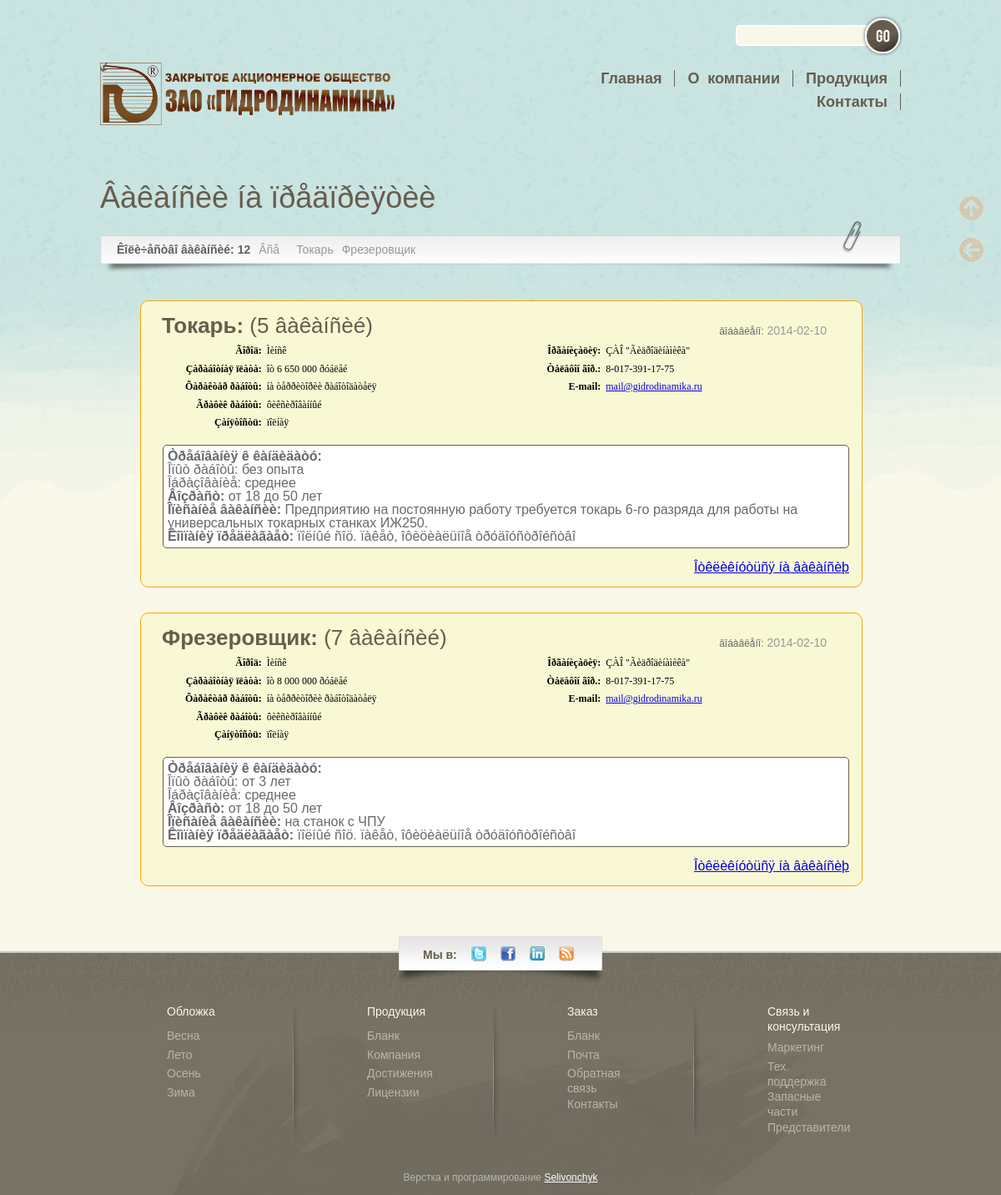
Page /gidrodinamika.ru/home/gidrodin/public_html/vacansii.php on the committed database.
### tables this page shows
CREATE TABLE `vacancy` (
  `id` int(11) NOT NULL,
  `status` char(5) NOT NULL,
  `profession` varchar(255) NOT NULL,
  `date` varchar(255) NOT NULL,
  `oplata` varchar(255) NOT NULL,
  `expirience` varchar(255) NOT NULL,
  `graduate` varchar(255) NOT NULL,
  `old` varchar(255) NOT NULL,
  `discr_prof` text NOT NULL
);

### gidrodinamika.ru/home/gidrodin/public_html/vacansii.php (the view, shortened to what this page needs)
<?php include("block/filter_array_post_get_request.php");
if(isset($_REQUEST['a'])&&!empty($_REQUEST['a'])&&is_numeric($_REQUEST['a'])){
		$id=intval(trim($_REQUEST['a']));
		$where="WHERE id='$id'";
	}else{
		$where="";
	}
$myrow=mysql_fetch_array(mysql_query("SELECT meta_d,meta_k,title FROM settings WHERE page='vacansii'",$db));$result_vac=mysql_query("SELECT id,profession FROM vacancy",$db);$res_vac=mysql_query("SELECT status FROM vacancy $where",$db);$r_vac=mysql_query("SELECT * FROM vacancy $where",$db);$m_vac=mysql_fetch_array($r_vac);?>
<!DOCTYPE HTML PUBLIC "-//W3C//DTD HTML 4.01 Transitional//EN" "http://www.w3.org/TR/html4/loose.dtd">
<html>
	<head>
			<link rel="stylesheet" href="css/style.css" type="text/css" media="screen"/>
			<link rel="stylesheet" href="css/spring.css" type="text/css" media="screen"/>
	</head>
<body>
<div class='hold_admin' id='right_holder_admin'>
	<div class='navbar'>
		<a href='#top' class='scroll_to_top' title='Âåðíóòüñÿ ê íà÷àëó ñòðàíèöû'><img src="img/arrow_top_oval.png"></a>
		<a href='javascript:history.back()' class='scroll_return' title='Âåðíóòüñÿ îáðàòíî'><img src="img/arrow_return_oval.png"></a>
	</div>
</div>
<div id="wrapper">
	<?php include("block/header.php");?>
	<div id="header">
		<?php include("block/logo_search.php");?>
		<img src="img/nav-arrow-top.png" alt="Active" id="arrow-top" class="arrow-vacansy"/>
	</div>
<div id="main">
<div class="b-page-title">
	<h1 class="b-page">Âàêàíñèè íà ïðåäïðèÿòèè</h1>
</div>
<?php echo"<ul id='portfolio-filter'>";
	echo"<li>Êîëè÷åñòâî âàêàíñèé: ";$mass=0;while($myrow_vac=mysql_fetch_array($res_vac)){$mass=$mass+$myrow_vac['status'];}echo $mass;echo"</li><li><a href='vacansii.php'>Âñå</a></li>";
do{echo"<li><a href='vacansii.php?a=$my_vac[id]'>$my_vac[profession]</a></li>";}while($my_vac=mysql_fetch_array($result_vac));
	echo"</ul><br>";
	do{printf("
<div class='vac_top'>
	<div class='head'>
		<div class='h2left'>
		<a href='#'><strong>%s: </strong>(%s âàêàíñèé)</a>
			<h3 class='h3right'><span>äîáàâëåíî:</span> %s</h3>
		</div>
	</div>
		<table align='center' width='787' class='vac_tab'>
			<tbody>
				<tr>
					<td valign='top'>
						<table class='information_tbl'>
							<tbody>
								<tr>
									<td align='right'><b>Ãîðîä:</b></td>
									<td align='left'>Ìèíñê</td>
								</tr>
								<tr>
									<td align='right'><b>Çàðàáîòíàÿ ïëàòà:</b></td>
									<td align='left'>îò %s ðóáëåé </td>
								</tr>
								<tr>
									<td align='right'><b>Õàðàêòåð ðàáîòû:</b></td>
									<td align='left'> íà òåððèòîðèè ðàáîòîäàòåëÿ</td>
								</tr>
								<tr>
									<td align='right'><b>Ãðàôèê ðàáîòû:</b></td>
									<td align='left'> ôèêñèðîâàííûé</td>
								</tr>
								<tr>
									<td align='right'><b>Çàíÿòîñòü:</b></td>
									<td align='left'> ïîëíàÿ</td>
								</tr>
							</tbody>
						</table>
					</td>
					<td valign='top'>
						<table class='information_tbl'>
							<tbody>
								<tr>
									<td align='right'><b>Îðãàíèçàöèÿ:</b></td>
									<td align='left'> ÇÀÎ \"Ãèäðîäèíàìèêà\"</td>
								</tr>
								<tr>
									<td align='right'><b>Òåëåôîí ãîð.:</b></td>
									<td align='left'> 8-017-391-17-75</td>
								</tr>
								<tr>
									<td align='right'><b>E-mail:</b></td>
									<td align='left'><a href='mailto:mail@gidrodinamika.ru'>mail@gidrodinamika.ru</a></td>
								</tr>
							</tbody>
						</table>
					</td>
				</tr>
			</tbody>
		</table>
	<div class='whiteblock'>
		<p><strong>Òðåáîâàíèÿ ê êàíäèäàòó:</strong><br>
		Îïûò ðàáîòû: %s<br>
		Îáðàçîâàíèå: %s<br>
		<strong>Âîçðàñò: </strong>%s<br>
		<strong>Îïèñàíèå âàêàíñèè:</strong> %s<br>
		<strong>Êîìïàíèÿ ïðåäëàãàåò:</strong> ïîëíûé ñîö. ïàêåò, îôèöèàëüíîå òðóäîóñòðîéñòâî</p>
	</div>
	<em><a href='#'>Îòêëèêíóòüñÿ íà âàêàíñèþ</a><br></em>
</div>",$m_vac['profession'],$m_vac['status'],$m_vac['date'],$m_vac['oplata'],$m_vac['expirience'],$m_vac['graduate'],$m_vac['old'],$m_vac['discr_prof']);
		}
		while($m_vac=mysql_fetch_array($r_vac));mysql_close($db);?>
</div>
</div>
	<?php include("block/footer.php");?>
	</body>
</html>

### gidrodinamika.ru/home/gidrodin/public_html/block/header.php (shortened to what this page needs)
<ul id    = "nav"
    class = "sf-menu">
    <li class = "custom">
        <a href    = "Продукция"
           onclick = "this.href = 'products.php'">
            Продукция
        </a>
    </li>
    <li class = "custom">
        <a href    = "О компании"
           onclick = "this.href = 'about.php'">
            О компании
        </a>
    </li>
    <li class = "custom">
        <a href    = "Главная"
           onclick = "this.href = 'index.php'">
            Главная
        </a>
    </li>
    <li class = "custom">
        <a href    = "Контакты"
           onclick = "this.href = 'contact.php'">
            Контакты
        </a>
    </li>
</ul>

### gidrodinamika.ru/home/gidrodin/public_html/block/logo_search.php (shortened to what this page needs)
<a href = "˜˜˜˜˜˜˜" onclick = "this.href = 'index.php'">
	<img    alt 	= "Logo"
	 		id 	 	= "logo"
			height  = "71"
			src 	= "img/logo.png"
			width 	= "378"
	/>
</a>
<form action = "search_page.php" method = "post" id = "keyword">
	<p>
		<input  id      = "query"
			    name    = "query"
			    onblur  = "clearInput  (this)"
			    onfocus = "defaultInput(this)"
			    title   = "˜˜˜˜˜..."
			    type    = "text"
			    value   = ""
		/>
	</p>
	<p>
		<input  id      = "go"
			    type    = "submit"
				value   = ""
		/>
	</p>
	<div class = "clear"></div>
</form>

### gidrodinamika.ru/home/gidrodin/public_html/block/footer.php
<div id = "footer">
    <div id = "footer-wrapper">
        <ul id = "follow">
            <li>
                <p>
				    Мы в:
				</p>
            </li>
            <li>
                <a	href 	    = ""
					onclick     = "this.href = ''">
                    <img    alt = "Twitter"
					        src = "img/twitter.png"/>
                </a>
            </li>
            <li>
                <a  href        = ""
				    onclick     = "this.href = ''">
                    <img   alt  = "Facebook"
					       src  = "img/facebook.png" />
                </a>
            </li>
            <li>
                <a href = "" onclick = "this.href = ''">
                    <img src = "img/linkedln.png" alt = "In"/>
                </a>
            </li>
            <li>
                <a href = "" onclick = "this.href = ''">
                    <img src = "img/rss.png" alt = "RSS"/>
                </a>
            </li>
        </ul>
		<div class = "footer-cols">
            <div>
                <ul>
                    <li>
                        <a href = "Обложка" onclick = "this.href = ''">
                            Обложка
                        </a>
                    </li>
                <li>
                    <a href = "Весна" onclick = "this.href = ''">
                        Весна
                    </a>
                </li>
                            <li>
                                <a href = "Лето" onclick = "this.href = ''">
                                    Лето
                                </a>
                            </li>
                            <li>
                                <a href = "Осень" onclick = "this.href = ''">
                                    Осень
                                </a>
                            </li>
                            <li>
                                <a href = "Зима" onclick = "this.href = ''">
                                    Зима
                                </a>
                            </li>
                        </ul>
                    </div>
                    <div>
                        <ul>
                            <li>
                                <a href = "Продукция" onclick = "this.href = ''">
                                    Продукция
                                </a>
                            </li>
                            <li>
                                <a href = "Бланк" onclick = "this.href = ''">
                                    Бланк
                                </a>
                            </li>
                            <li>
                                <a href = "Компания" onclick = "this.href = ''">
                                    Компания
                                </a>
                            </li>
                            <li>
                                <a href = "Достижения" onclick = "this.href = ''">
                                    Достижения
                                </a>
                            </li>
                            <li>
                                <a href = "Лицензии" onclick = "this.href = ''">
                                    Лицензии
                                </a>
                            </li>
                        </ul>
                    </div>
                    <div>
                        <ul>
                            <li>
                                <a href = "Заказ" onclick = "this.href = ''">
                                    Заказ
                                </a>
                            </li>
                            <li>
                                <a href = "Бланк" onclick = "this.href = ''">
                                    Бланк
                                </a>
                            </li>
                            <li>
                                <a href = "Почта" onclick = "this.href = ''">
                                    Почта
                                </a>
                            </li>
                            <li>
                                <a href = "Обратная связь" onclick = "this.href = ''">
                                    Обратная связь
                                </a>
                            </li>
                            <li>
                                <a href = "Контакты" onclick = "this.href = ''">
                                    Контакты
                                </a>
                            </li>
                        </ul>
                    </div>
                    <div class = "last">
                        <ul>
                            <li>
                                <a href = "Связь и консультация" onclick = "this.href = ''">
                                    Связь и консультация
                                </a>
                            </li>
                            <li>
                                <a href = "Маркетинг" onclick = "this.href = ''">
                                    Маркетинг
                                </a>
                            </li>
                            <li>
                                <a href = "Тех. поддержка" onclick = "this.href = ''">
                                    Тех. поддержка
                                </a>
                            </li>
                            <li>
                                <a href = "Запасные части" onclick = "this.href = ''">
                                    Запасные части
                                </a>
                            </li>
                            <li>
                                <a href = "Представители" onclick = "this.href = ''">
                                    Представители
                                </a>
                            </li>
                        </ul>
                    </div>
                </div>
                <div class = "footer-bottom">
                    <p class = "legal">
                        Верстка и программирование
                        <a href = "ссылка vk.com" onclick = "this.href = 'http://vk.com/yoricsv'">
                            Selivonchyk
                        </a>
                    </p>
                </div>
            </div>
        </div>

### gidrodinamika.ru/home/gidrodin/public_html/css/spring.css (style rules this page uses)
body { background:#f9f7e8 url(../img/spring/bg1.gif) repeat-x top center; }
body { x-background:#f9f7e8 url(../img/spring/bg.gif) repeat-x top center; }
div#header { x-background:url(../img/spring/top-bg.png) no-repeat; }
ul#nav li a { color:#665d4e; }
div#footer { background:url(../img/spring/footer-bg.png) repeat-x #777264 top center; }
div#footer div.footer-cols ul li a, div#footer div.footer-bottom p.legal { color:#b8b6aa; }
div#footer div.footer-cols ul li:first-child a { color:#f9f7e8; }
div#footer ul#follow li p { color:#665d4e; }

### rows in the picture
vacancy: profession "Токарь", status "5", date "2014-02-10", oplata "6 650 000", expirience "без опыта", graduate "среднее", old "от 18 до 50 лет", discr_prof "Предприятию на постоянную работу требуется токарь 6-го разряда для работы на универсальных токарных станках ИЖ250."
vacancy: profession "Фрезеровщик", status "7", date "2014-02-10", oplata "8 000 000", expirience "от 3 лет", graduate "среднее", old "от 18 до 50 лет", discr_prof "на станок с ЧПУ"

### other values in the picture
$mass "12"
